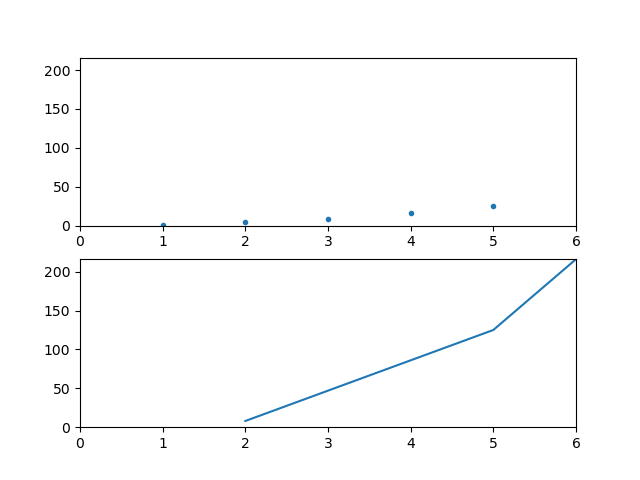

Here is the Python script that generated this plot:
import matplotlib.pyplot as plt
import numpy as np
fig, ax = plt.subplots( nrows=2 )

x=[1, 2, 3, 4 ,5]
x2=[2, 5, 6]
y=[1, 4, 9, 16, 25]
y2=[8, 125, 216]

ax[0].plot( x, y, '.' )
ax[1].plot( x2, y2 )

# setting limits to the axes 
# do not know what the plot looks like, have to run in Jupyter
ax[0].set_xlim(0,max(x + x2))
ax[0].set_ylim(0,max(y + y2))
ax[1].set_xlim(0,max(x + x2))
ax[1].set_ylim(0,max(y + y2))

fig.savefig('question1.png')
plt.close('question1')
